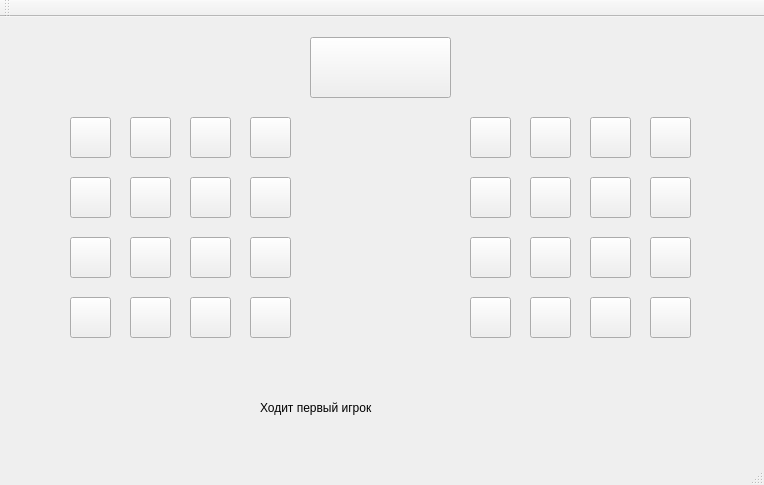
<?xml version="1.0" encoding="UTF-8"?>
<ui version="4.0">
 <class>MainWindow</class>
 <widget class="QMainWindow" name="MainWindow">
  <property name="geometry">
   <rect>
    <x>0</x>
    <y>0</y>
    <width>764</width>
    <height>485</height>
   </rect>
  </property>
  <property name="windowTitle">
   <string>MainWindow</string>
  </property>
  <widget class="QWidget" name="centralWidget">
   <widget class="QPushButton" name="pushButton_1">
    <property name="geometry">
     <rect>
      <x>70</x>
      <y>100</y>
      <width>41</width>
      <height>41</height>
     </rect>
    </property>
    <property name="text">
     <string/>
    </property>
   </widget>
   <widget class="QPushButton" name="pushButton_2">
    <property name="geometry">
     <rect>
      <x>130</x>
      <y>100</y>
      <width>41</width>
      <height>41</height>
     </rect>
    </property>
    <property name="text">
     <string/>
    </property>
   </widget>
   <widget class="QPushButton" name="pushButton_3">
    <property name="geometry">
     <rect>
      <x>190</x>
      <y>100</y>
      <width>41</width>
      <height>41</height>
     </rect>
    </property>
    <property name="text">
     <string/>
    </property>
   </widget>
   <widget class="QPushButton" name="pushButton_4">
    <property name="geometry">
     <rect>
      <x>250</x>
      <y>100</y>
      <width>41</width>
      <height>41</height>
     </rect>
    </property>
    <property name="text">
     <string/>
    </property>
   </widget>
   <widget class="QPushButton" name="pushButton_5">
    <property name="geometry">
     <rect>
      <x>70</x>
      <y>160</y>
      <width>41</width>
      <height>41</height>
     </rect>
    </property>
    <property name="text">
     <string/>
    </property>
   </widget>
   <widget class="QPushButton" name="pushButton_7">
    <property name="geometry">
     <rect>
      <x>190</x>
      <y>160</y>
      <width>41</width>
      <height>41</height>
     </rect>
    </property>
    <property name="text">
     <string/>
    </property>
   </widget>
   <widget class="QPushButton" name="pushButton_6">
    <property name="geometry">
     <rect>
      <x>130</x>
      <y>160</y>
      <width>41</width>
      <height>41</height>
     </rect>
    </property>
    <property name="text">
     <string/>
    </property>
   </widget>
   <widget class="QPushButton" name="pushButton_8">
    <property name="geometry">
     <rect>
      <x>250</x>
      <y>160</y>
      <width>41</width>
      <height>41</height>
     </rect>
    </property>
    <property name="text">
     <string/>
    </property>
   </widget>
   <widget class="QPushButton" name="pushButton_9">
    <property name="geometry">
     <rect>
      <x>70</x>
      <y>220</y>
      <width>41</width>
      <height>41</height>
     </rect>
    </property>
    <property name="text">
     <string/>
    </property>
   </widget>
   <widget class="QPushButton" name="pushButton_11">
    <property name="geometry">
     <rect>
      <x>190</x>
      <y>220</y>
      <width>41</width>
      <height>41</height>
     </rect>
    </property>
    <property name="text">
     <string/>
    </property>
   </widget>
   <widget class="QPushButton" name="pushButton_10">
    <property name="geometry">
     <rect>
      <x>130</x>
      <y>220</y>
      <width>41</width>
      <height>41</height>
     </rect>
    </property>
    <property name="text">
     <string/>
    </property>
   </widget>
   <widget class="QPushButton" name="pushButton_12">
    <property name="geometry">
     <rect>
      <x>250</x>
      <y>220</y>
      <width>41</width>
      <height>41</height>
     </rect>
    </property>
    <property name="text">
     <string/>
    </property>
   </widget>
   <widget class="QPushButton" name="pushButton_13">
    <property name="geometry">
     <rect>
      <x>70</x>
      <y>280</y>
      <width>41</width>
      <height>41</height>
     </rect>
    </property>
    <property name="text">
     <string/>
    </property>
   </widget>
   <widget class="QPushButton" name="pushButton_15">
    <property name="geometry">
     <rect>
      <x>190</x>
      <y>280</y>
      <width>41</width>
      <height>41</height>
     </rect>
    </property>
    <property name="text">
     <string/>
    </property>
   </widget>
   <widget class="QPushButton" name="pushButton_14">
    <property name="geometry">
     <rect>
      <x>130</x>
      <y>280</y>
      <width>41</width>
      <height>41</height>
     </rect>
    </property>
    <property name="text">
     <string/>
    </property>
   </widget>
   <widget class="QPushButton" name="pushButton_16">
    <property name="geometry">
     <rect>
      <x>250</x>
      <y>280</y>
      <width>41</width>
      <height>41</height>
     </rect>
    </property>
    <property name="text">
     <string/>
    </property>
   </widget>
   <widget class="QPushButton" name="pb1">
    <property name="geometry">
     <rect>
      <x>470</x>
      <y>100</y>
      <width>41</width>
      <height>41</height>
     </rect>
    </property>
    <property name="text">
     <string/>
    </property>
    <property name="icon">
     <iconset>
      <normaloff>Pics/WBQNH.png</normaloff>Pics/WBQNH.png</iconset>
    </property>
    <property name="iconSize">
     <size>
      <width>50</width>
      <height>50</height>
     </size>
    </property>
    <property name="checkable">
     <bool>true</bool>
    </property>
   </widget>
   <widget class="QPushButton" name="pb15">
    <property name="geometry">
     <rect>
      <x>590</x>
      <y>280</y>
      <width>41</width>
      <height>41</height>
     </rect>
    </property>
    <property name="text">
     <string/>
    </property>
    <property name="icon">
     <iconset>
      <normaloff>Pics/BBCNH.png</normaloff>Pics/BBCNH.png</iconset>
    </property>
    <property name="iconSize">
     <size>
      <width>30</width>
      <height>30</height>
     </size>
    </property>
    <property name="checkable">
     <bool>true</bool>
    </property>
   </widget>
   <widget class="QPushButton" name="pb14">
    <property name="geometry">
     <rect>
      <x>530</x>
      <y>280</y>
      <width>41</width>
      <height>41</height>
     </rect>
    </property>
    <property name="text">
     <string/>
    </property>
    <property name="icon">
     <iconset>
      <normaloff>Pics/BBCH.png</normaloff>Pics/BBCH.png</iconset>
    </property>
    <property name="iconSize">
     <size>
      <width>50</width>
      <height>50</height>
     </size>
    </property>
    <property name="checkable">
     <bool>true</bool>
    </property>
   </widget>
   <widget class="QPushButton" name="pb3">
    <property name="geometry">
     <rect>
      <x>590</x>
      <y>100</y>
      <width>41</width>
      <height>41</height>
     </rect>
    </property>
    <property name="text">
     <string/>
    </property>
    <property name="icon">
     <iconset>
      <normaloff>Pics/WBQNH.png</normaloff>Pics/WBQNH.png</iconset>
    </property>
    <property name="iconSize">
     <size>
      <width>30</width>
      <height>30</height>
     </size>
    </property>
    <property name="checkable">
     <bool>true</bool>
    </property>
   </widget>
   <widget class="QPushButton" name="pb11">
    <property name="geometry">
     <rect>
      <x>590</x>
      <y>220</y>
      <width>41</width>
      <height>41</height>
     </rect>
    </property>
    <property name="text">
     <string/>
    </property>
    <property name="icon">
     <iconset>
      <normaloff>Pics/WBCNH.png</normaloff>Pics/WBCNH.png</iconset>
    </property>
    <property name="iconSize">
     <size>
      <width>30</width>
      <height>30</height>
     </size>
    </property>
    <property name="checkable">
     <bool>true</bool>
    </property>
   </widget>
   <widget class="QPushButton" name="pb16">
    <property name="geometry">
     <rect>
      <x>650</x>
      <y>280</y>
      <width>41</width>
      <height>41</height>
     </rect>
    </property>
    <property name="text">
     <string/>
    </property>
    <property name="icon">
     <iconset>
      <normaloff>Pics/BBCH.png</normaloff>Pics/BBCH.png</iconset>
    </property>
    <property name="iconSize">
     <size>
      <width>30</width>
      <height>30</height>
     </size>
    </property>
    <property name="checkable">
     <bool>true</bool>
    </property>
   </widget>
   <widget class="QPushButton" name="pb2">
    <property name="geometry">
     <rect>
      <x>530</x>
      <y>100</y>
      <width>41</width>
      <height>41</height>
     </rect>
    </property>
    <property name="text">
     <string/>
    </property>
    <property name="icon">
     <iconset>
      <normaloff>Pics/WBQH.png</normaloff>Pics/WBQH.png</iconset>
    </property>
    <property name="iconSize">
     <size>
      <width>50</width>
      <height>50</height>
     </size>
    </property>
    <property name="checkable">
     <bool>true</bool>
    </property>
   </widget>
   <widget class="QPushButton" name="pb8">
    <property name="geometry">
     <rect>
      <x>650</x>
      <y>160</y>
      <width>41</width>
      <height>41</height>
     </rect>
    </property>
    <property name="text">
     <string/>
    </property>
    <property name="icon">
     <iconset>
      <normaloff>Pics/BBQH.png</normaloff>Pics/BBQH.png</iconset>
    </property>
    <property name="iconSize">
     <size>
      <width>30</width>
      <height>30</height>
     </size>
    </property>
    <property name="checkable">
     <bool>true</bool>
    </property>
   </widget>
   <widget class="QPushButton" name="pb4">
    <property name="geometry">
     <rect>
      <x>650</x>
      <y>100</y>
      <width>41</width>
      <height>41</height>
     </rect>
    </property>
    <property name="text">
     <string/>
    </property>
    <property name="icon">
     <iconset>
      <normaloff>Pics/WBQH.png</normaloff>Pics/WBQH.png</iconset>
    </property>
    <property name="iconSize">
     <size>
      <width>30</width>
      <height>30</height>
     </size>
    </property>
    <property name="checkable">
     <bool>true</bool>
    </property>
   </widget>
   <widget class="QPushButton" name="pb5">
    <property name="geometry">
     <rect>
      <x>470</x>
      <y>160</y>
      <width>41</width>
      <height>41</height>
     </rect>
    </property>
    <property name="text">
     <string/>
    </property>
    <property name="icon">
     <iconset>
      <normaloff>Pics/BBQNH.png</normaloff>Pics/BBQNH.png</iconset>
    </property>
    <property name="iconSize">
     <size>
      <width>50</width>
      <height>50</height>
     </size>
    </property>
    <property name="checkable">
     <bool>true</bool>
    </property>
   </widget>
   <widget class="QPushButton" name="pb7">
    <property name="geometry">
     <rect>
      <x>590</x>
      <y>160</y>
      <width>41</width>
      <height>41</height>
     </rect>
    </property>
    <property name="text">
     <string/>
    </property>
    <property name="icon">
     <iconset>
      <normaloff>Pics/BBQNH.png</normaloff>Pics/BBQNH.png</iconset>
    </property>
    <property name="iconSize">
     <size>
      <width>30</width>
      <height>30</height>
     </size>
    </property>
    <property name="checkable">
     <bool>true</bool>
    </property>
   </widget>
   <widget class="QPushButton" name="pb9">
    <property name="geometry">
     <rect>
      <x>470</x>
      <y>220</y>
      <width>41</width>
      <height>41</height>
     </rect>
    </property>
    <property name="text">
     <string/>
    </property>
    <property name="icon">
     <iconset>
      <normaloff>Pics/WBCNH.png</normaloff>Pics/WBCNH.png</iconset>
    </property>
    <property name="iconSize">
     <size>
      <width>50</width>
      <height>50</height>
     </size>
    </property>
    <property name="checkable">
     <bool>true</bool>
    </property>
   </widget>
   <widget class="QPushButton" name="pb6">
    <property name="geometry">
     <rect>
      <x>530</x>
      <y>160</y>
      <width>41</width>
      <height>41</height>
     </rect>
    </property>
    <property name="text">
     <string/>
    </property>
    <property name="icon">
     <iconset>
      <normaloff>Pics/BBQH.png</normaloff>Pics/BBQH.png</iconset>
    </property>
    <property name="iconSize">
     <size>
      <width>50</width>
      <height>50</height>
     </size>
    </property>
    <property name="checkable">
     <bool>true</bool>
    </property>
   </widget>
   <widget class="QPushButton" name="pb10">
    <property name="geometry">
     <rect>
      <x>530</x>
      <y>220</y>
      <width>41</width>
      <height>41</height>
     </rect>
    </property>
    <property name="text">
     <string/>
    </property>
    <property name="icon">
     <iconset>
      <normaloff>Pics/WBCH.png</normaloff>Pics/WBCH.png</iconset>
    </property>
    <property name="iconSize">
     <size>
      <width>50</width>
      <height>50</height>
     </size>
    </property>
    <property name="checkable">
     <bool>true</bool>
    </property>
   </widget>
   <widget class="QPushButton" name="pb12">
    <property name="geometry">
     <rect>
      <x>650</x>
      <y>220</y>
      <width>41</width>
      <height>41</height>
     </rect>
    </property>
    <property name="text">
     <string/>
    </property>
    <property name="icon">
     <iconset>
      <normaloff>Pics/WBCH.png</normaloff>Pics/WBCH.png</iconset>
    </property>
    <property name="iconSize">
     <size>
      <width>30</width>
      <height>30</height>
     </size>
    </property>
    <property name="checkable">
     <bool>true</bool>
    </property>
   </widget>
   <widget class="QPushButton" name="pb13">
    <property name="geometry">
     <rect>
      <x>470</x>
      <y>280</y>
      <width>41</width>
      <height>41</height>
     </rect>
    </property>
    <property name="text">
     <string/>
    </property>
    <property name="icon">
     <iconset>
      <normaloff>Pics/BBCNH.png</normaloff>Pics/BBCNH.png</iconset>
    </property>
    <property name="iconSize">
     <size>
      <width>50</width>
      <height>50</height>
     </size>
    </property>
    <property name="checkable">
     <bool>true</bool>
    </property>
   </widget>
   <widget class="QLabel" name="label">
    <property name="geometry">
     <rect>
      <x>260</x>
      <y>370</y>
      <width>241</width>
      <height>41</height>
     </rect>
    </property>
    <property name="text">
     <string>Ходит первый игрок</string>
    </property>
   </widget>
   <widget class="QLabel" name="label_2">
    <property name="geometry">
     <rect>
      <x>470</x>
      <y>20</y>
      <width>221</width>
      <height>61</height>
     </rect>
    </property>
    <property name="text">
     <string/>
    </property>
   </widget>
   <widget class="QLabel" name="label_3">
    <property name="geometry">
     <rect>
      <x>70</x>
      <y>20</y>
      <width>221</width>
      <height>61</height>
     </rect>
    </property>
    <property name="text">
     <string/>
    </property>
   </widget>
   <widget class="QPushButton" name="pushButton">
    <property name="geometry">
     <rect>
      <x>310</x>
      <y>20</y>
      <width>141</width>
      <height>61</height>
     </rect>
    </property>
    <property name="text">
     <string/>
    </property>
   </widget>
  </widget>
  <widget class="QMenuBar" name="menuBar">
   <property name="geometry">
    <rect>
     <x>0</x>
     <y>0</y>
     <width>764</width>
     <height>19</height>
    </rect>
   </property>
  </widget>
  <widget class="QToolBar" name="mainToolBar">
   <attribute name="toolBarArea">
    <enum>TopToolBarArea</enum>
   </attribute>
   <attribute name="toolBarBreak">
    <bool>false</bool>
   </attribute>
  </widget>
  <widget class="QStatusBar" name="statusBar"/>
 </widget>
 <layoutdefault spacing="6" margin="11"/>
 <resources/>
 <connections/>
</ui>
